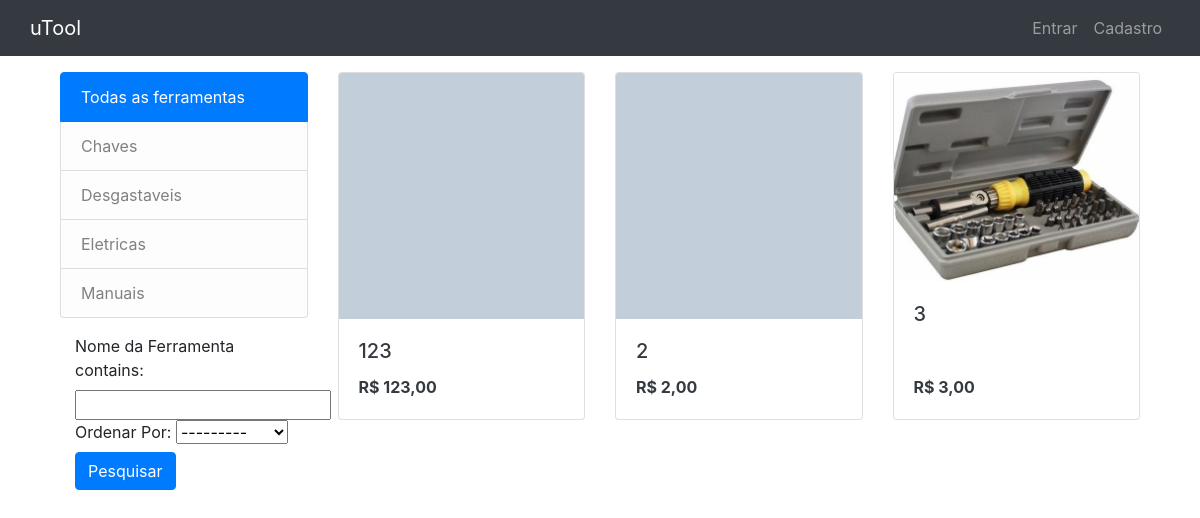
The app's page /, older data.
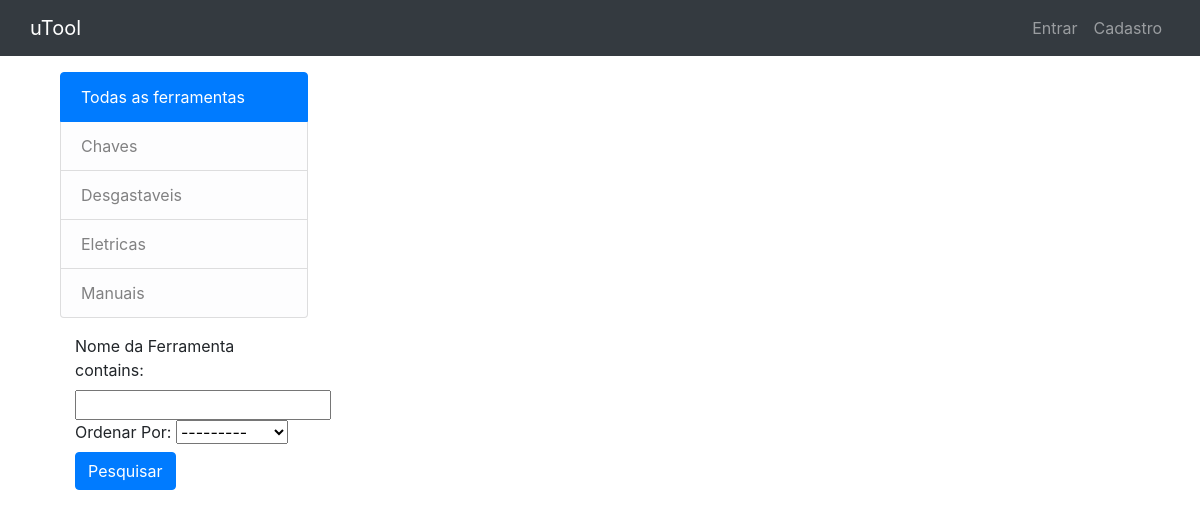
The same page, newer data.
### tools/models.py (models this page shows, shortened)
class Category(TimeStampedModel):
    name = models.CharField(max_length=255, unique=True)
    slug = AutoSlugField(unique=True, always_update=False, populate_from="name")
    class Meta:
        ordering = ("name",)
        verbose_name = "category"
        verbose_name_plural = "categories"
    def get_absolute_url(self):
        return reverse("pages:list_by_category", kwargs={"slug": self.slug})

class Tool(TimeStampedModel):
    category = models.ForeignKey(
        Category, related_name="tools",
        on_delete=models.CASCADE,
        verbose_name='Categoria da Ferramenta',
    )
    name = models.CharField(
        max_length=255,
        verbose_name='Nome da Ferramenta'
    )
    slug = AutoSlugField(
        unique=True,
        always_update=False,
        populate_from="name"
    )
    image = models.ImageField(
        upload_to="tools/%Y/%m/%d",
        blank=True,
        verbose_name='Imagem',
        default='/tools/2021/03/16/default_tool.jpg'
    )
    description = models.TextField(
        blank=True,
        verbose_name='Descrição'
    )
    price = models.DecimalField(
        max_digits=10,
        decimal_places=2,
        verbose_name='Preço'
    )
    is_available = models.BooleanField(
        default=True,
        verbose_name='Disponível'
    )
    owner = models.CharField(
        max_length=50,
        blank=True, default=''
    )
    objects = models.Manager()
    available = AvailableManager()
    class Meta:
        ordering = ("name",)
    def get_absolute_url(self):
        return reverse("pages:detail", kwargs={"slug": self.slug})

### tools/views.py (the view)
# urls.py: path("", ToolListView.as_view(), name="list"),
class ToolListView(ListView):
    category = None
    paginate_by = 6
    def get_queryset(self):
        queryset = Tool.available.all()
        category_slug = self.kwargs.get("slug")
        if category_slug:
            self.category = get_object_or_404(Category, slug=category_slug)
            queryset = queryset.filter(category=self.category)
        return queryset
    def get_context_data(self, **kwargs):
        context = super().get_context_data(**kwargs)
        context["category"] = self.category
        context["categories"] = Category.objects.all()
        context["filter"] = ToolFilter(self.request.GET, queryset=self.get_queryset())
        return context

### tools/models.py (called while the page is built)
    def get_queryset(self):
        return super().get_queryset().filter(is_available=True)

### tools/templatetags/tool_tags.py (called while the page is built)
@register.filter()
def remainder(n):
    return n % 3

### templates/tools/tool_list.html (shortened to what this page needs)
{% extends 'base.html' %}
{% load static %}
{% load tool_tags %}
{% block content %}
<div class="container my-3">
    <div class="row">
        <div class="col-lg-3">
            <ul class="list-group mb-3 mb-lg-0">
                <a class="text-decoration-none list-group-item list-group-item-light {% if not category %}active{% endif %}"
                href="{% url 'pages:list' %}">
                Todas as ferramentas
            </a>
            {% for cat in categories %}
            <a class="text-decoration-none list-group-item list-group-item-light {% if category == cat %}active{% endif %}"
            href="{{ cat.get_absolute_url }}">
            {{ cat.name }}
        </a>
            {% endfor %}
    </ul>
<div class="container my-3">
    <form method="GET">
        {{ filter.form }}
        <button type="submit" class="btn btn-primary"> Pesquisar </button>
    </form>
</div>
</div>
<div class="col-lg-9">
    <div class="card-deck mb-3">
        {% for tool in filter.qs %}
        <div class="card">
            <a href="{{ tool.get_absolute_url }}">
                {% if tool.image %}
                <img class="card-img-top" src="/media/{{tool.image}}" alt="">
                {% else %}
                <img class="card-img-top" src="{% static 'images/no_image.jpg' %}" alt="">
                {% endif %}
            </a>
            <div class="card-body d-flex flex-column justify-content-between">
                <a class="text-decoration-none text-dark" href="{{ tool.get_absolute_url }}">
                    <h5 class="card-title">{{ tool.name }}</h5>
                </a>
                <a class="text-decoration-none text-dark" href="{{ tool.get_absolute_url }}">
                    <p class="card-text font-weight-bold">R$ {{ tool.price }}</p>
                </a>
            </div>
        </div>
        {% endfor %}
    </div>
</div>
</div>
</div>
{% endblock content %}

### templates/base.html (shortened to what this page needs)
<!DOCTYPE html>
<html lang="pt-br">
<head>
    <link rel="stylesheet" href="https://stackpath.bootstrapcdn.com/bootstrap/4.5.2/css/bootstrap.min.css">
</head>
<body>
    <header>
        <nav class="navbar navbar-expand navbar-dark bg-dark mb-3">
            <div class="container">
                <a class="navbar-brand" href="{% url 'pages:list' %}">uTool</a>
                <ul class="navbar-nav">
                    {% if user.is_authenticated %}
                    <li class="nav-item">
                        <a class="nav-link" href="{% url 'users:profile' %}">Minha Conta</a>
                    </li>
                    <li class="nav-item">
                        <a class="nav-link" href="{% url 'account_logout' %}">Sair</a>
                    </li>
                    {% else %}
                    <li class="nav-item">
                        <a class="nav-link" href="{% url 'account_login' %}">Entrar</a>
                    </li>
                    <li class="nav-item">
                        <a class="nav-link" href="{% url 'account_signup' %}">Cadastro</a>
                    </li>
                    {% endif %}
                </ul>
            </div>
        </nav>
    </header>
    <main class="container">
        {% block content %}
        {% endblock %}
    </main>
</body>
</html>

Row changes from the older to the newer data that the page shows:
removed Tool: name "123", price "123,00"
removed Tool: name "2", price "2,00"
removed Tool: image (picture), name "3", price "3,00"
